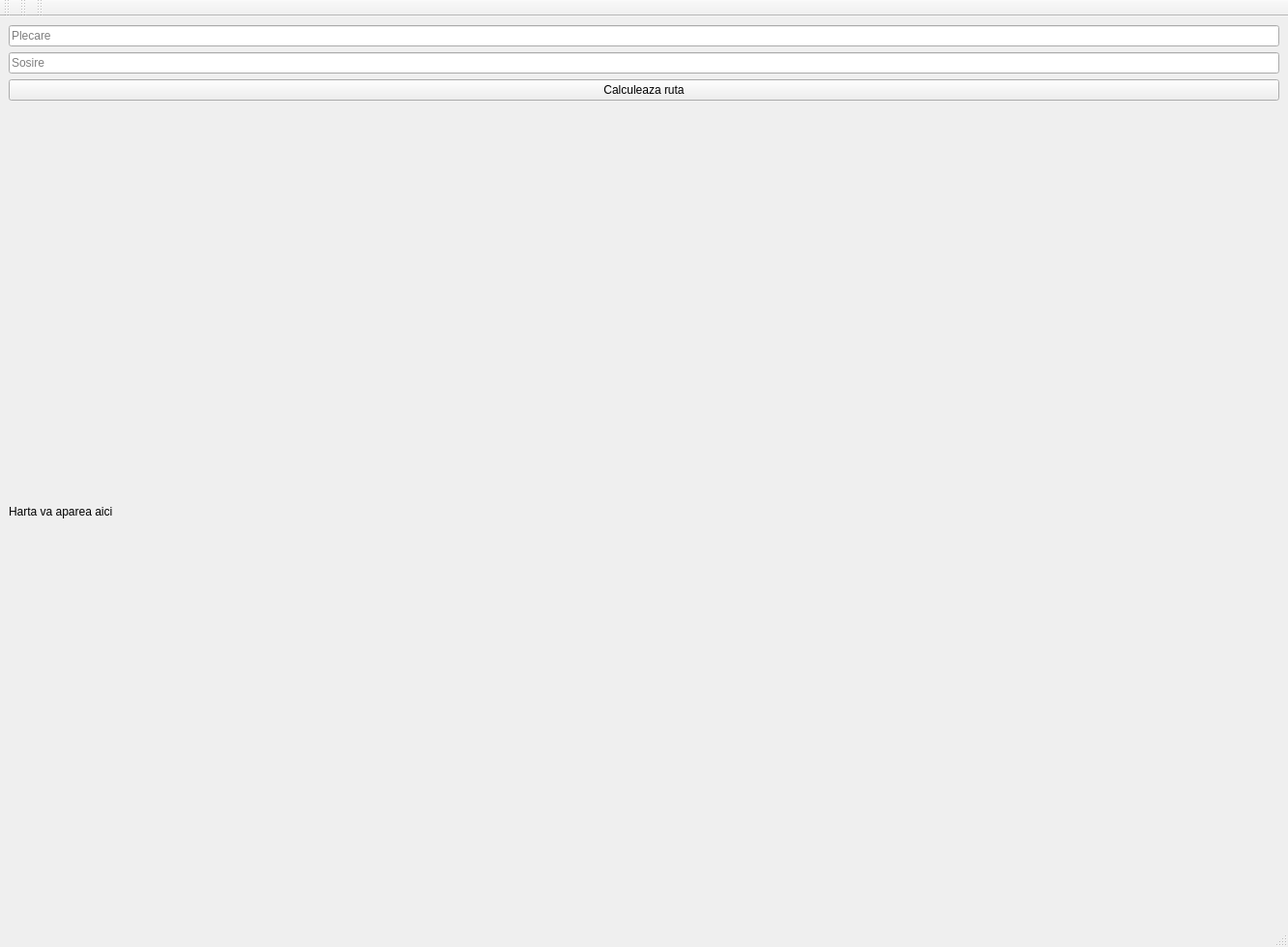
<?xml version="1.0" encoding="UTF-8"?>
<ui version="4.0">
 <class>MainWindow</class>
 <widget class="QMainWindow" name="MainWindow">
  <property name="geometry">
   <rect>
    <x>0</x>
    <y>0</y>
    <width>1332</width>
    <height>979</height>
   </rect>
  </property>
  <property name="windowTitle">
   <string>MainWindow</string>
  </property>
  <widget class="QWidget" name="centralwidget">
   <layout class="QVBoxLayout" name="verticalLayout">
    <item>
     <widget class="QLineEdit" name="startLine">
      <property name="placeholderText">
       <string>Plecare</string>
      </property>
     </widget>
    </item>
    <item>
     <widget class="QLineEdit" name="destLine">
      <property name="placeholderText">
       <string>Sosire</string>
      </property>
     </widget>
    </item>
    <item>
     <widget class="QPushButton" name="calcButton">
      <property name="text">
       <string>Calculeaza ruta</string>
      </property>
     </widget>
    </item>
    <item>
     <widget class="QLabel" name="mapLabel">
      <property name="text">
       <string>Harta va aparea aici</string>
      </property>
     </widget>
    </item>
   </layout>
  </widget>
  <widget class="QMenuBar" name="menubar">
   <property name="geometry">
    <rect>
     <x>0</x>
     <y>0</y>
     <width>1332</width>
     <height>20</height>
    </rect>
   </property>
  </widget>
  <widget class="QStatusBar" name="statusbar"/>
  <widget class="QToolBar" name="toolBar">
   <property name="windowTitle">
    <string>toolBar</string>
   </property>
   <attribute name="toolBarArea">
    <enum>TopToolBarArea</enum>
   </attribute>
   <attribute name="toolBarBreak">
    <bool>false</bool>
   </attribute>
  </widget>
  <widget class="QToolBar" name="toolBar_2">
   <property name="windowTitle">
    <string>toolBar_2</string>
   </property>
   <attribute name="toolBarArea">
    <enum>TopToolBarArea</enum>
   </attribute>
   <attribute name="toolBarBreak">
    <bool>false</bool>
   </attribute>
  </widget>
  <widget class="QToolBar" name="toolBar_3">
   <property name="windowTitle">
    <string>toolBar_3</string>
   </property>
   <attribute name="toolBarArea">
    <enum>TopToolBarArea</enum>
   </attribute>
   <attribute name="toolBarBreak">
    <bool>false</bool>
   </attribute>
  </widget>
 </widget>
 <resources/>
 <connections/>
</ui>
